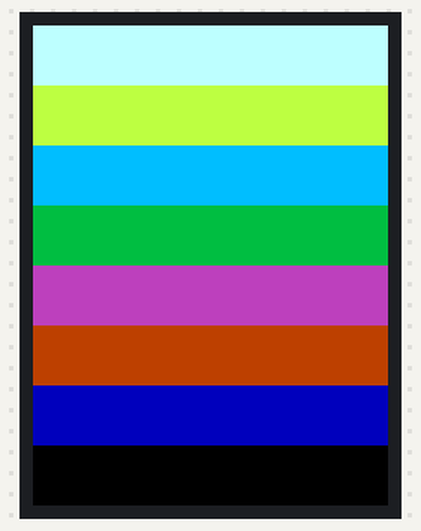
The sketch below on a simulated Arduino Uno, built with avr-gcc and run on an emulated ATmega328P. Shown: 237×320 colour display. Wiring (inferred from the names in the program): ILI9341-type TFT: RS A2; E A1; data pin 8, pin 9, pin 2, pin 3, pin 4, pin 5, pin 6, pin 7.

Above: at 2.0 s.

The sketch:

ILI9341_parallel.ino
```cpp
#include "ILI9341.h"


void setup() {
  // put your setup code here, to run once:
  LCD_init();
  LCD_clear(0xFF);

  EBU_color_bar_test();

}

void loop() {
  // put your main code here, to run repeatedly:

}

void EBU_color_bar_test() {

  float ratio = 0.75;

  uint16_t r = RED *ratio;
  uint16_t g = GREEN *ratio;
  uint16_t b = BLUE *ratio;

  draw_rect(0,0,40,240,r|g|b); // white
  draw_rect(40,0,40,240,r|g); // yellow
  draw_rect(80,0,40,240,g|b); // cyan
  draw_rect(120,0,40,240,g); // green
  draw_rect(160,0,40,240,r|b); // magenta
  draw_rect(200,0,40,240,r); // red
  draw_rect(240,0,40,240,b); // blue
  draw_rect(280,0,40,240,0x0000); // black

}
```

ILI9341.cpp
```cpp
#include "ILI9341.h"

void LCD_write(uint8_t d) {
  // ILI9341 reads data pins when WR rises from LOW to HIGH
  digitalWrite(LCD_WR,LOW);
  PORTD = d & B11111100;
  PORTB = d & B00000011;
  digitalWrite(LCD_WR,HIGH);

}

void LCD_command_write(uint8_t d) {
  digitalWrite(LCD_RS,LOW);
  // write data pins
  LCD_write(d);
}

void LCD_data_write(uint8_t d) {
  digitalWrite(LCD_RS,HIGH);
  // write data pins
  LCD_write(d);
}

void LCD_clear(byte color) {

  LCD_command_write(0x2a);
  LCD_data_write(0);
  LCD_data_write(0);
  LCD_data_write(0);
  LCD_data_write(0xEC);
  LCD_command_write(0x2b);
  LCD_data_write(0);
  LCD_data_write(0);
  LCD_data_write(1);
  LCD_data_write(0x3F);
  LCD_command_write(0x2c);

  digitalWrite(LCD_RS,HIGH);
  PORTD = color & B11111100;
  PORTB = color & B00000011;


  uint16_t x;
  x=38400; // 240*320/2

  byte wr0=PORTC & B11111101; // set WR 0
  byte wr1=PORTC | B00000010; // set WR 1

  for(uint16_t y=0;y<x;y++)
  {
    PORTC = wr0;
    PORTC = wr1;
    PORTC = wr0;
    PORTC = wr1;

    PORTC = wr0;
    PORTC = wr1;
    PORTC = wr0;
    PORTC = wr1;
  }
}

void LCD_init(void) {

  //set data bus as output
  DDRD |= B11111100;
  DDRB |= B00000011;

  pinMode(LCD_RST,OUTPUT);
  pinMode(LCD_RD,OUTPUT);
  pinMode(LCD_WR,OUTPUT);
  pinMode(LCD_CS,OUTPUT);
  pinMode(LCD_RS,OUTPUT);

  // LCD_RESET 1 - 0 - 1, arduino pin A4
  digitalWrite(LCD_RST,HIGH);
  delay(10);
  digitalWrite(LCD_RST,LOW);
  delay(20);
  digitalWrite(LCD_RST,HIGH);
  delay(20);

  // CS HIGH, WR HIGH, RD HIGH, CS LOW
  digitalWrite(LCD_CS,HIGH);
  digitalWrite(LCD_WR,HIGH);
  digitalWrite(LCD_RD,HIGH);
  digitalWrite(LCD_CS,LOW);

  LCD_command_write(0xF7); // Pump ratio control
  LCD_data_write(0x20); //

  LCD_command_write(0x3A); // COLMOD: Pixel Format Set
  LCD_data_write(0x55);

  LCD_command_write(0x36); // Memory Access Control
  // MY  - Row Address Order (bit7)
  // MX  - Column Address Order
  // MV  - Row / Column Exchange
  // ML  - Vertical Refresh Order
  // BGR - RGB-BGR Order
  // MH  - Horizontal Refresh ORDER(bit2)
  LCD_data_write(B00001000);

  LCD_command_write(0x11); // Sleep OUT
  LCD_command_write(0x29); // Display ON

  delay(50);
}

void draw_rect(uint16_t col,uint16_t row, uint16_t width, uint16_t height, uint16_t color) {

  LCD_command_write(0x2a); // Column Address Set
  LCD_data_write(row>>8);
  LCD_data_write(row);
  LCD_data_write((row+height-1)>>8);
  LCD_data_write(row+height-1);
  LCD_command_write(0x2b); // Page Address Set
  LCD_data_write(col>>8);
  LCD_data_write(col);
  LCD_data_write((col+width-1)>>8);
  LCD_data_write(col+width-1);
  LCD_command_write(0x2c); // Memory Write

  byte chigh=color >> 8;
  byte clow=color;
  int i,j;
  for(i=0;i<width;i++)
    for(j=0;j<height;j++)
    {
      LCD_data_write(chigh);
      LCD_data_write(clow);
    }
}
```

ILI9341.h
```cpp
#include <Arduino.h>

#define LCD_RST A4
#define LCD_CS A3
#define LCD_RS A2
#define LCD_WR A1
#define LCD_RD A0

#define LCD_WIDTH 320
#define LCD_HEIGHT 240

#define BLACK   0x0000
#define BLUE    0x001F
#define RED     0xF800
#define GREEN   0x07E0
#define CYAN    0x07FF
#define MAGENTA 0xF81F
#define YELLOW  0xFFE0
#define WHITE   0xFFFF
#define ORANGE  0xFE29


void LCD_write(uint8_t d);
void LCD_command_write(uint8_t d);
void LCD_data_write(uint8_t d);
void LCD_clear(byte color);
void LCD_init(void);

void draw_rect(uint16_t col,uint16_t row, uint16_t width, uint16_t height, uint16_t color);
```
